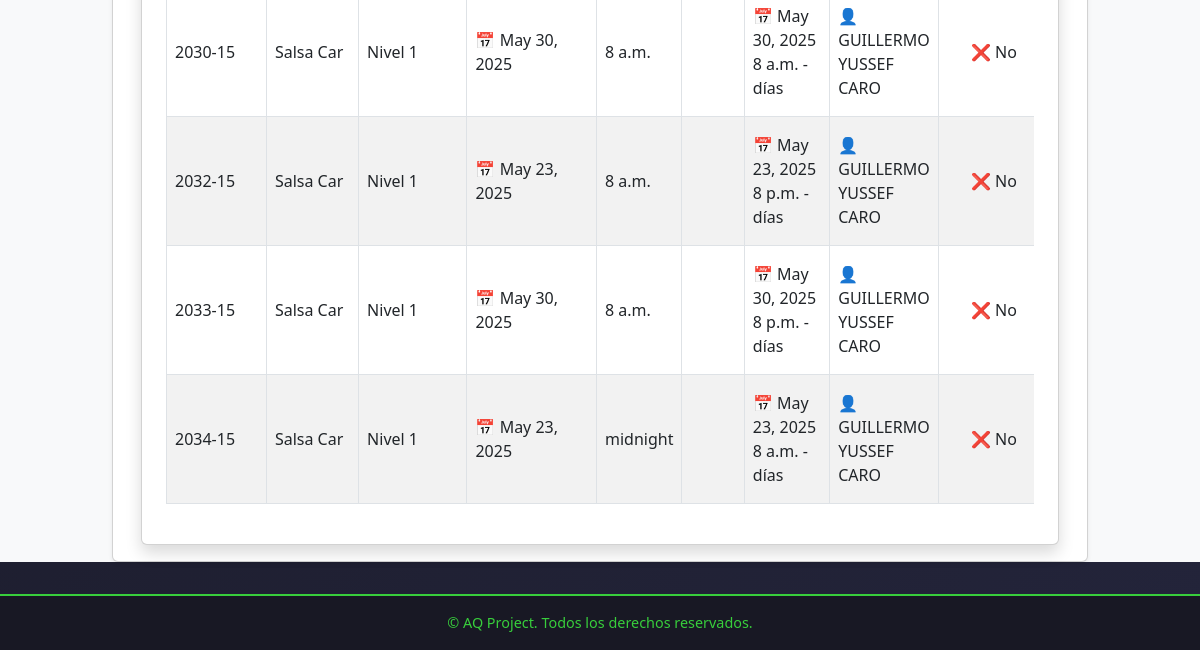
Page /programacion/programaciones/ (signed in, lower part) on the earlier database version.
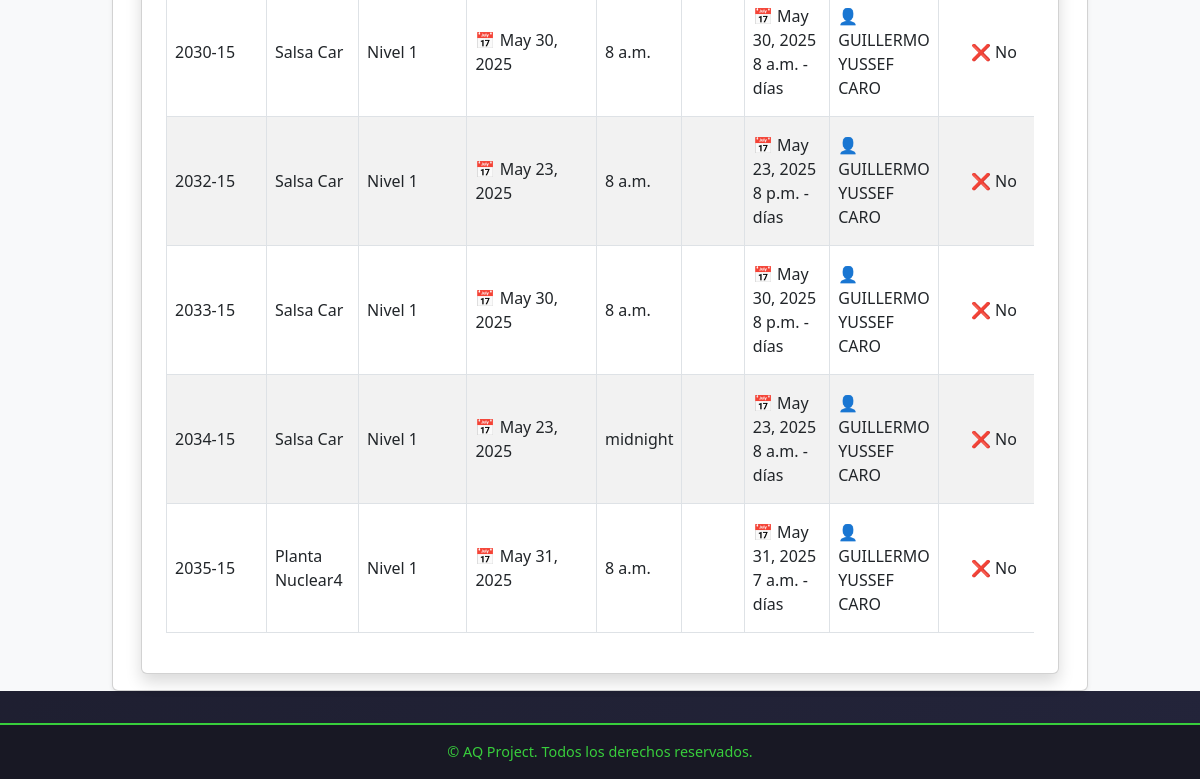
Same page on the later database version.
### programacion/models.py (models this page shows, shortened)
class ProgramacionAuditoria(models.Model):
    cotizacion = models.ForeignKey('cotizaciones.Cotizacion', on_delete=models.CASCADE)
    nivel_auditoria = models.ForeignKey(NivelAuditoriaCEA, on_delete=models.SET_NULL, null=True, blank=True)
    fecha_programacion_etapa1 = models.DateField(null=True, blank=True)
    hora_etapa1 = models.TimeField(default='00:00')
    auditores = models.ForeignKey(Auditor, on_delete=models.SET_NULL, null=True, blank=True)
    iaf_md4_confirmado = models.BooleanField(default=False)
    estado = models.CharField(max_length=20, choices=(
        ('Pendiente', 'Pendiente'),
        ('En Curso', 'En Curso'),
        ('Finalizada', 'Finalizada'),
        ('Cancelada', 'Cancelada'),
    ), default='Pendiente')  # Valor predeterminado para "estado"

class NivelAuditoriaCEA(models.Model):
    nivel = models.CharField(max_length=200, unique=True)
    dias_etapa1 = models.FloatField(default=0.5)
    dias_etapa2 = models.FloatField(default=1.0)
    def __str__(self):
        return self.nivel

class FechaEtapa2(models.Model):
    programacion = models.ForeignKey(ProgramacionAuditoria, on_delete=models.CASCADE, related_name='fechas_etapa2')
    fecha = models.DateField()
    hora = models.TimeField(default='00:00')  # Valor predeterminado para la hora

class Auditor(models.Model):
    user = models.OneToOneField(User, on_delete=models.CASCADE)
    cedula = models.CharField(max_length=30, unique=True)
    cargo = models.CharField(max_length=50)
    telefono = models.CharField(max_length=20)
    iaf_md4_confirmado = models.BooleanField(default=False)

### cotizaciones/models.py (models this page shows, shortened)
class Cotizacion(models.Model):
    solicitud = models.ForeignKey(Solicitud, on_delete=models.CASCADE, related_name="cotizaciones")
    numero_servicio = models.CharField(max_length=100, unique=True)
    fecha_cotizacion = models.DateField(null=True, blank=True)
    tipo_servicio = models.ManyToManyField("TipoServicio")
    dias_auditoria_etapa_1 = models.DecimalField(max_digits=3, decimal_places=1, null=True, blank=True)
    dias_auditoria_etapa_2 = models.DecimalField(max_digits=3, decimal_places=1, null=True, blank=True)
    precio_neto = models.DecimalField(max_digits=10, decimal_places=2, help_text="Valor sin IVA")
    precio_iva = models.DecimalField(max_digits=10, decimal_places=2, default=Decimal("0.00"), help_text="IVA (19%)")
    precio_total = models.DecimalField(max_digits=10, decimal_places=2, default=Decimal("0.00"), help_text="Total con IVA")
    ESTADO_CHOICES = [
        ('Pendiente', 'Pendiente'),
        ('Aprobada', 'Aprobada'),
        ('Rechazada', 'Rechazada'),
        ('Programada', 'Programada'),
    ]
    estado = models.CharField(max_length=20, choices=ESTADO_CHOICES, default='Pendiente')

### solicitudes/models.py (models this page shows, shortened)
class Solicitud(models.Model):
    cliente = models.ForeignKey(Cliente, on_delete=models.CASCADE, related_name="solicitudes_solicitudes")  # Relación con el modelo Cliente
    fecha_solicitud = models.DateField(default=date.today)  # Fecha en que se crea la solicitud
    estado = models.CharField(
        max_length=20,
        choices=[
            ('Pendiente', 'Pendiente'),
            ('Aprobada', 'Aprobada'),
            ('Rechazada', 'Rechazada')
        ],
        default='Pendiente'
    )  # Estado de la solicitud

class Cliente(models.Model):
    nit = models.CharField(max_length=20, unique=True)  # Nit único
    nombre_propietario = models.CharField(max_length=100)
    nombre_establecimiento = models.CharField(max_length=100)
    representante_legal = models.CharField(max_length=100)
    cedula_ciudadania = models.CharField(max_length=20)
    ciudad = models.CharField(max_length=100)
    departamento = models.CharField(max_length=100)
    direccion = models.CharField(max_length=200)
    representante_organismo = models.CharField(max_length=100)
    cargo = models.CharField(max_length=50)
    telefono_fijo = models.CharField(max_length=20, blank=True, null=True)
    telefono_celular = models.CharField(max_length=20)
    correo_electronico = models.EmailField()
    nivel_cea = models.CharField(max_length=50, choices=NIVELES_CEA)
    cantidad_vehiculos = models.IntegerField(null=True, blank=True)
    cantidad_instructores = models.IntegerField(null=True, blank=True)
    categorias_certificar = models.ManyToManyField(Categoria, blank=True)
    certificado_conformidad = models.CharField(max_length=2, choices=CERTIFICADO_CONFORMIDAD_CHOICES, default="No")
    nombre_ente_certificador = models.CharField(max_length=100, blank=True, null=True)  # Se llena si es "Sí"
    fecha_solicitud = models.DateField(null=True, blank=True)  # Se establece solo cuando se envía la solicitud
    observaciones = models.TextField(blank=True, null=True)

### programacion/views.py (the view)
# urls.py: path("programaciones/", views.listado_programaciones, name="listado_programaciones"),
@login_required
def listado_programaciones(request):
    programaciones = ProgramacionAuditoria.objects.select_related("cotizacion__solicitud__cliente").all()
    grupos_usuario = request.user.groups.values_list("name", flat=True)
    contexto = {
        "programaciones": programaciones,
        "pertenece_comercial": "Comercial" in grupos_usuario,
        "pertenece_programacion": "Programación" in grupos_usuario,  # Asegúrate de que el nombre del grupo es correcto
    }
    return render(request, "programacion/listado_programaciones.html", contexto)

### programacion/templates/programacion/listado_programaciones.html (shortened to what this page needs)
{% extends 'layouts/base.html' %}
{% block content %}
<link rel="stylesheet" href="https://cdn.jsdelivr.net/npm/bootstrap@5.3.0/dist/css/bootstrap.min.css">
<div class="container mt-5">
    <div class="card shadow p-4">
        <div class="table-responsive">
            <table class="table table-striped table-bordered align-middle">
                <tbody>
                    {% for programacion in programaciones %}
                        <tr>
                            <td>{{ programacion.cotizacion.numero_servicio }}</td>
                            <td>{{ programacion.cotizacion.solicitud.cliente.nombre_establecimiento }}</td>
                            <td>{{ programacion.nivel_auditoria }}</td>
                            <td>📅 {{ programacion.fecha_programacion_etapa1 }}</td>
                            <td>{{ programacion.hora_etapa1 }}</td>
                            <td>{{ programacion.dias_etapa1 }}</td>
                            <td>
                                <ul class="list-unstyled mb-0">
                                    {% for fecha_etapa2 in programacion.fechas_etapa2.all %}
                                        <li>📅 {{ fecha_etapa2.fecha }} {{ fecha_etapa2.hora }} - {{ fecha_etapa2.dias_auditoria }} días</li>
                                    {% empty %}
                                        <li class="text-muted">No asignadas</li>
                                    {% endfor %}
                                </ul>
                            </td>
                            <td>
                                {% if programacion.auditores %}
                                    👤 {{ programacion.auditores.user.get_full_name|default:programacion.auditores.user.username }}
                                {% else %}
                                    <span class="text-muted">Sin asignar</span>
                                {% endif %}
                            </td>
                            <td class="text-center">
                                {% if programacion.iaf_md4_confirmado %}
                                    ✅ Sí
                                {% else %}
                                    ❌ No
                                {% endif %}
                            </td>
                        </tr>
                    {% endfor %}
                </tbody>
            </table>
        </div>
    </div>
</div>
{% endblock %}

Differences in the rows shown:
added ProgramacionAuditoria: cotizacion.numero_servicio "2035-15", cotizacion.solicitud.cliente.nombre_establecimiento "Planta Nuclear4", nivel_auditoria "Nivel 1", fecha_programacion_etapa1 "May 31, 2025", hora_etapa1 "8 a.m.", auditores.user.get_full_name "GUILLERMO YUSSEF CARO", iaf_md4_confirmado "❌ No"
added FechaEtapa2: fecha "May 31, 2025", hora "7 a.m.", shown under "2035-15"
